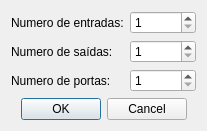
<?xml version="1.0" encoding="UTF-8"?>
<ui version="4.0">
 <class>NewCircuito</class>
 <widget class="QDialog" name="NewCircuito">
  <property name="geometry">
   <rect>
    <x>0</x>
    <y>0</y>
    <width>207</width>
    <height>128</height>
   </rect>
  </property>
  <property name="windowTitle">
   <string>Novo circuito</string>
  </property>
  <layout class="QVBoxLayout" name="verticalLayout">
   <item>
    <layout class="QGridLayout" name="gridLayout">
     <item row="0" column="0">
      <widget class="QLabel" name="labelNumIn">
       <property name="text">
        <string>Numero de entradas:</string>
       </property>
      </widget>
     </item>
     <item row="0" column="1">
      <widget class="QSpinBox" name="spinNumIn">
       <property name="minimum">
        <number>1</number>
       </property>
      </widget>
     </item>
     <item row="1" column="0">
      <widget class="QLabel" name="labelNumOut">
       <property name="text">
        <string>Numero de saídas:</string>
       </property>
      </widget>
     </item>
     <item row="1" column="1">
      <widget class="QSpinBox" name="spinNumOut">
       <property name="minimum">
        <number>1</number>
       </property>
      </widget>
     </item>
     <item row="2" column="0">
      <widget class="QLabel" name="labelNumPortas">
       <property name="text">
        <string>Numero de portas:</string>
       </property>
      </widget>
     </item>
     <item row="2" column="1">
      <widget class="QSpinBox" name="spinNumPortas">
       <property name="minimum">
        <number>1</number>
       </property>
      </widget>
     </item>
    </layout>
   </item>
   <item>
    <widget class="QDialogButtonBox" name="buttonBox">
     <property name="orientation">
      <enum>Qt::Horizontal</enum>
     </property>
     <property name="standardButtons">
      <set>QDialogButtonBox::Cancel|QDialogButtonBox::Ok</set>
     </property>
     <property name="centerButtons">
      <bool>true</bool>
     </property>
    </widget>
   </item>
  </layout>
 </widget>
 <resources/>
 <connections>
  <connection>
   <sender>buttonBox</sender>
   <signal>accepted()</signal>
   <receiver>NewCircuito</receiver>
   <slot>accept()</slot>
   <hints>
    <hint type="sourcelabel">
     <x>248</x>
     <y>254</y>
    </hint>
    <hint type="destinationlabel">
     <x>157</x>
     <y>274</y>
    </hint>
   </hints>
  </connection>
  <connection>
   <sender>buttonBox</sender>
   <signal>rejected()</signal>
   <receiver>NewCircuito</receiver>
   <slot>reject()</slot>
   <hints>
    <hint type="sourcelabel">
     <x>316</x>
     <y>260</y>
    </hint>
    <hint type="destinationlabel">
     <x>286</x>
     <y>274</y>
    </hint>
   </hints>
  </connection>
 </connections>
</ui>
